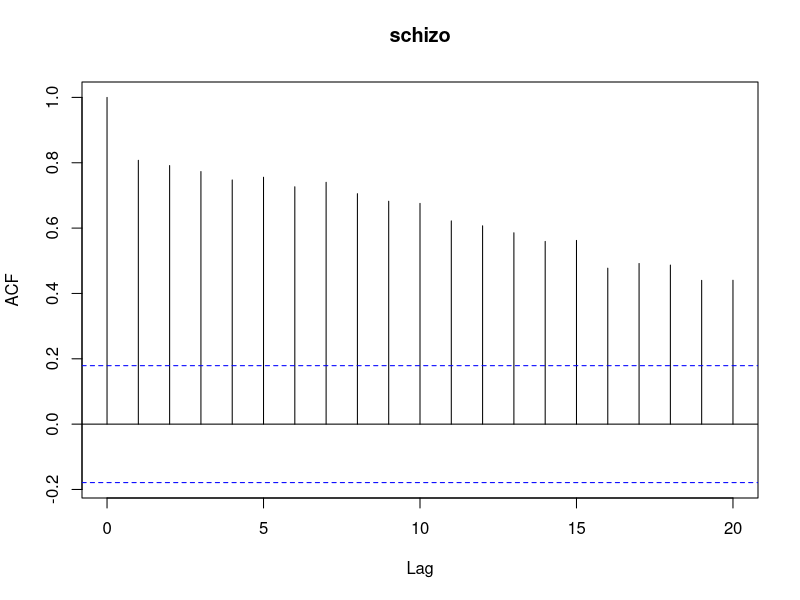

R code for this plot: (Note: this script raises an error after producing the figure.)
## ---- chunk 1
knitr::opts_chunk$set(echo = TRUE)
## ---- chunk 2
library(readr)
schizo <- read_csv("data/schizo.txt")
#View(schizo)
class(schizo)
schizo_ts <- ts(schizo, start = 1.000, frequency = 1) #on met f=1 car pas précisé, une observation par jour.
schizo_ts
acf(schizo_ts) 
## ---- chunk 3
#pour extraire un vecteur du tableau dataframe: dfdollarcollonne_a_extraire : df=dataframe
time(schizo)
plot(schizo)
cycle(schizo)
## ---- chunk 4
knitr::include_graphics("images/earthquake.jpg")
## ---- chunk 5
knitr::include_graphics("images/feux_forets.jpg")
## ---- chunk 6
knitr::include_graphics("images/lynx.jpg")
## ---- chunk 7
knitr::include_graphics("images/beer.jpg")
## ---- chunk 8
knitr::include_graphics("images/arbre.jpg")
## ---- chunk 9
knitr::include_graphics("images/temperature.jpg")
## ---- chunk 10
library(tidyverse)
library(cowplot)
fr <- map_data("france")
ggplot(fr, aes(long, lat, group = group)) +
  geom_polygon(fill= "white", color = "black") +
  geom_segment(aes(y = 43.7 , x = 7.25, yend = 42.56, xend= 8.75, color = "red"), size = 1, show.legend = FALSE) +
  theme(axis.line = element_blank(), axis.title = element_blank(),axis.text = element_blank(), axis.ticks = element_blank()) +
  coord_quickmap()
## ---- chunk 11
knitr::include_graphics("images/vache.jpg")
## ---- chunk 12

# Exemple de série temporelle
data(nottem)
nottem


# Type d'objet de nottem
class(nottem) # Objet de type 'ts' (time series). indique le type de variable : ts ou mts pour icic. (sinon il y a dataframe, 
unclass(nottem) #retire le type de l'objet

time(nottem) #fonction generique reagit differement en fonction de la classe du jeu de données.
?time


plot(nottem) 
cycle(nottem)
split(nottem, cycle(nottem))
boxplot(split(nottem, cycle(nottem)))
boxplot_by_cycle <- function(ts)
  boxplot(split(ts, cycle(ts)))

boxplot_by_cycle(nottem)

?stat.slide

not.stat <- stat.slide(time(nottem), nottem, xmin = 1920, deltat = 6)
not.stat

plot(not.stat) 


?acf
acf(nottem) 
x <- rnorm(240) 
x

?ts
x.ts <- ts(x, start = 1920.000, frequency = 12)
x.ts
acf(x.ts) 
## ---- chunk 13
knitr::include_graphics("images/australie.jpg")
